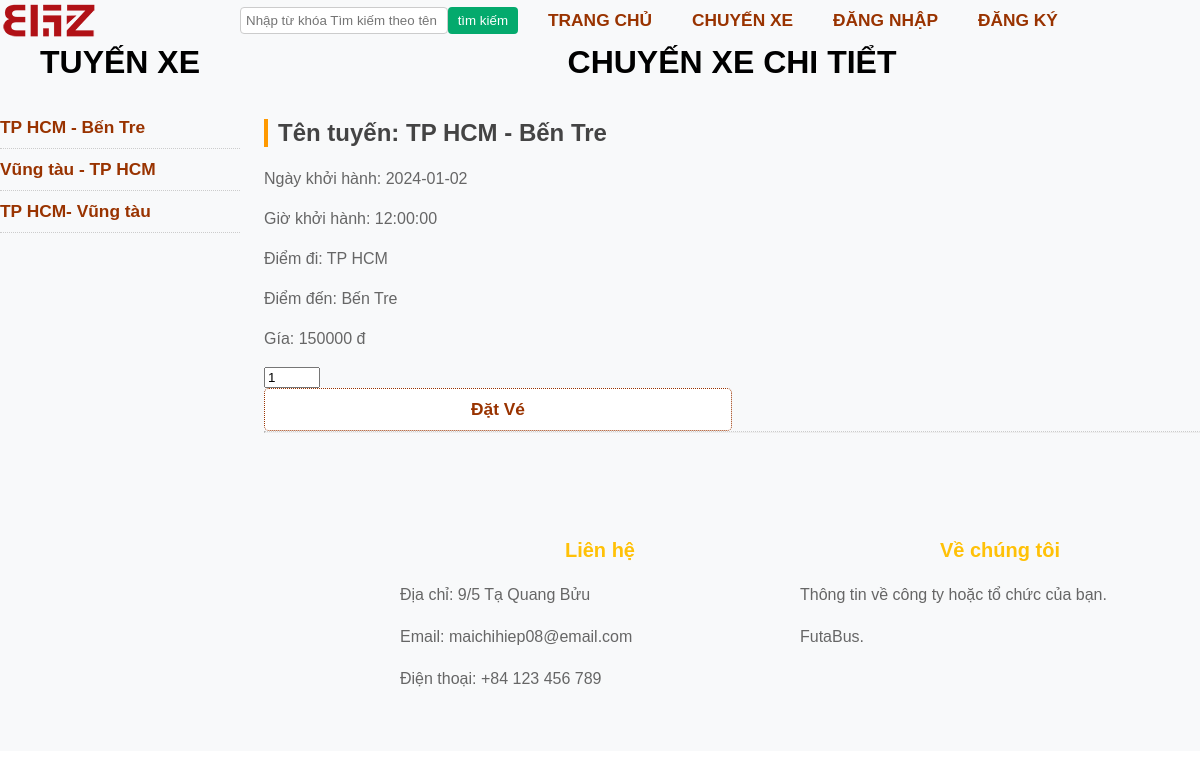
Screenshot of /index.php?act=chuyenxechitiet&idchuyenxe=73 with the database file from the repository.
### tables this page shows
CREATE TABLE IF NOT EXISTS `tuyenxe` (
  `matuyen` int NOT NULL AUTO_INCREMENT,
  `tentuyen` varchar(255) NOT NULL,
  `diemdau` varchar(255) NOT NULL,
  `thoigian` time NOT NULL,
  PRIMARY KEY (`matuyen`)
);

CREATE TABLE IF NOT EXISTS `chuyenxe` (
  `machuyenxe` int NOT NULL AUTO_INCREMENT,
  `matuyen` int NOT NULL,
  `tentuyen` varchar(255) NOT NULL,
  `ngaykhoihanh` date NOT NULL,
  `giokhoihanh` time NOT NULL,
  `diemdi` varchar(255) NOT NULL,
  `diemden` varchar(255) NOT NULL,
  `banggia` int NOT NULL,
  PRIMARY KEY (`machuyenxe`),
  KEY `matuyen` (`matuyen`)
);

### config/sanpham.php (called while the page is built, shortened)
<?php
function get_chuyenxe_byid($machuyenxe)
{
  try {
    $conn = connectdb();
    $sql = "SELECT * FROM chuyenxe WHERE machuyenxe = ?";
    $stmt = $conn->prepare($sql);
    $stmt->execute([$machuyenxe]);
    $result = $stmt->fetch(PDO::FETCH_ASSOC);
    return $result;
  } catch (PDOException $e) {
    echo "Error: " . $e->getMessage();
    return false;
  }
}

### view/chuyenxechitiet.php (the view, shortened to what this page needs)
<?php
$php_tuyenxe = showdm($cxdm);
extract($cxchitiet);
?>
<section class="containerfull">
    <div class="container">
        <div class="boxleft mr2pt menutrai">
            <h1>TUYẾN XE</h1><br><br>
            <?= $php_tuyenxe ?>
        </div>
        <div class="boxright">
            <h1>CHUYẾN XE CHI TIỂT</h1><br>
            <div class="containerfull mr30">
                <div class="col6 textchitiet">
                    <h2>Tên tuyến: <?= $tentuyen ?></h2>
                    <p>Ngày khởi hành: <?= $ngaykhoihanh ?></p>
                    <p>Giờ khởi hành: <?= $giokhoihanh ?></p>
                    <p>Điểm đi: <?= $diemdi ?></p>
                    <p>Điểm đến: <?= $diemden ?></p>
                    <p>Gía: <?= $banggia ?> đ</p>
                    <form action="index.php?act=addcart" method="post">
                        <input type="number" name="soluong" id="" min="1" value="1" max="10">
                        <button type="submit" name="addcart">Đặt Vé</button>
                    </form>
                </div>
            </div>
            <hr>
        </div>
    </div>
</section>

### config/danhmuc.php (shortened to what this page needs)
<?php
function tuyenxe_all(){
  try {
    $conn = connectdb();
    $sql = "SELECT * FROM tuyenxe ORDER BY matuyen DESC";
    $stmt = $conn->prepare($sql);
    $stmt->execute();
    $result = $stmt->fetchAll(PDO::FETCH_ASSOC);
    return $result;
  } catch (PDOException $e) {
    echo "Error: " . $e->getMessage();
    return false;
  }
}
function showdm($cxdm ){
  $php_tuyenxe = '';
foreach ($cxdm as $dm) {
    extract($dm);
    $link='index.php?act=chuyenxe&iddm='.$matuyen;
    $php_tuyenxe .= '<a href="'.$link.'">'.$tentuyen.'</a>';
}
return $php_tuyenxe;
}
?>

### css/style.css (style rules this page uses)
body { margin: 0; font-family: Arial, Helvetica, sans-serif; }
.containerfull, .row { float: left; width: 100%; }
.container { width: 1200px; margin: 0 auto; }
section, .mr30 { margin: 30px 0px; }
.mr2pt { margin-right: 2%; }
.boxleft { float: left; width: 45%; }
.boxright { float: left; width: 48%; }
p { text-align: justify; line-height: 150%; color: #666666; }
button { color: #993300; font-size: 13pt; font-weight: bold; width: 100%; border: 1px #993300 dotted; border-radius: 5px; padding: 10px 0px; background-color: #FFFFFF; }
h1 { text-align: center; font-size: 24pt; margin: 0px; }
h2 { font-size: 18pt; padding-left: 10px; color: #444444; border-left: 4px #FF9900 solid; }
a { color: #993300; font-size: 13pt; font-weight: bold; text-decoration: none; }
.boxleft { float: left; width: 20%; }
.boxright { float: left; width: 78%; }
.menutrai a { display: block; width: 100%; color: #993300; font-size: 13pt; font-weight: bold; text-decoration: none; margin-bottom: 10px; padding-bottom: 10px; border-bottom: 1px #CCC dotted; }
.col6 { float: left; width: 50%; }
hr { margin-bottom: 30px; border-top: 1px #CCC dotted; }

### view/footer.php (style rules this page uses)
body { margin: 0; padding: 0; box-sizing: border-box; font-family: Arial, sans-serif; }
.containerfull { width: 100%; padding: 0; margin: 0; background-color: #f8f9fa; }

### rows the page displays
tuyenxe: tentuyen "TP HCM - Bến Tre"
tuyenxe: tentuyen "Vũng tàu - TP HCM"
tuyenxe: tentuyen "TP HCM- Vũng tàu"
chuyenxe: tentuyen "TP HCM - Bến Tre", ngaykhoihanh "2024-01-02", giokhoihanh "12:00:00", diemdi "TP HCM", diemden "Bến Tre", banggia "150000"
